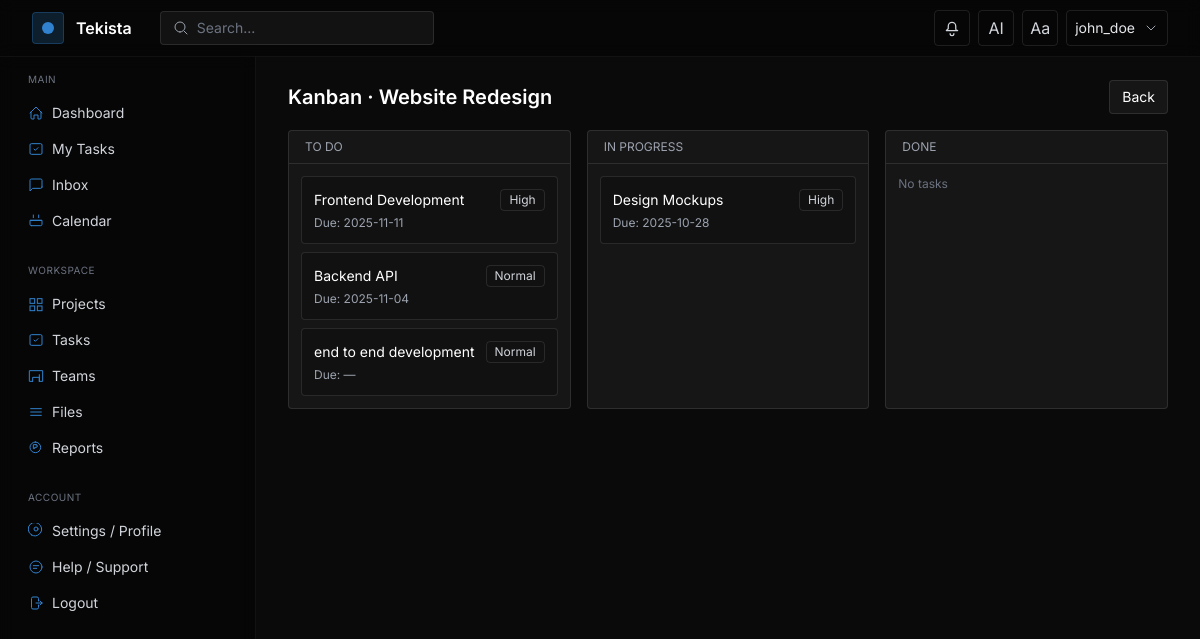
Screenshot of /projects/1/kanban (signed in) with the database file from the repository.
### models.py (models this page shows, shortened)
class User(UserMixin, db.Model):
    __tablename__ = "user"
    id = db.Column(db.Integer, primary_key=True)
    username = db.Column(db.String(80), unique=True, nullable=False)
    email = db.Column(db.String(120), unique=True, nullable=False)
    password_hash = db.Column(db.String(128), nullable=False)
    organization_id = db.Column(db.Integer, db.ForeignKey('organization.id'), nullable=True)
    role_id = db.Column(db.Integer, db.ForeignKey('role.id'), nullable=True)
    custom_role_id = db.Column(db.Integer, db.ForeignKey('custom_role.id'), nullable=True)
    api_token = db.Column(db.String(128), unique=True, index=True, nullable=True)
    token_expiration = db.Column(db.DateTime, nullable=True)
    created_at = db.Column(db.DateTime, default=datetime.utcnow)
    current_workload = db.Column(db.Float, default=0.0)  # 0..100
    availability = db.Column(db.String(20), default='Available')  # Available|Busy|In a Meeting|On a Break|Out of Office
    role = db.relationship('Role')
    projects = db.relationship('Project', secondary=project_users, back_populates='users')
    tasks = db.relationship('Task', secondary=task_assignees, back_populates='assignees')

class Project(db.Model):
    __tablename__ = "project"
    id = db.Column(db.Integer, primary_key=True)
    title = db.Column(db.String(150), nullable=False)
    description = db.Column(db.Text)
    deadline = db.Column(db.Date)
    organization_id = db.Column(db.Integer, db.ForeignKey('organization.id'), nullable=True)
    created_at = db.Column(db.DateTime, default=datetime.utcnow)
    users = db.relationship('User', secondary=project_users, back_populates='projects')
    tasks = db.relationship('Task', back_populates='project', cascade='all, delete-orphan')

class Task(db.Model):
    __tablename__ = "task"
    id = db.Column(db.Integer, primary_key=True)
    title = db.Column(db.String(150), nullable=False)
    description = db.Column(db.Text)
    due_date = db.Column(db.Date)
    priority = db.Column(db.String(20), default='Normal')  # Critical, High, Normal, Low
    estimated_hours = db.Column(db.Float, default=4.0)
    status = db.Column(db.String(30), default='To Do')
    created_at = db.Column(db.DateTime, default=datetime.utcnow)
    parent_id = db.Column(db.Integer, db.ForeignKey('task.id'), nullable=True)
    subtasks = db.relationship('Task', backref=db.backref('parent', remote_side=[id]))
    recurrence_rule = db.Column(db.String(200), nullable=True)
    recurrence_end = db.Column(db.Date, nullable=True)
    is_template = db.Column(db.Boolean, default=False)
    template_name = db.Column(db.String(120), nullable=True)
    project_id = db.Column(db.Integer, db.ForeignKey('project.id'))
    project = db.relationship('Project', back_populates='tasks')
    assignees = db.relationship('User', secondary=task_assignees, back_populates='tasks')
    predecessors = db.relationship(
        'Task',
        secondary=task_dependencies,
        primaryjoin=id==task_dependencies.c.successor_id,
        secondaryjoin=id==task_dependencies.c.predecessor_id,
        backref='successors'
    )
    comments = db.relationship('Comment', back_populates='task', cascade='all, delete-orphan')

### projects/routes.py (the view)
@projects_bp.route('/<int:project_id>/kanban')
@login_required
def project_kanban(project_id):
    project = Project.query.get_or_404(project_id)
    columns = {
        'To Do': [],
        'In Progress': [],
        'Done': []
    }
    for t in project.tasks:
        columns.setdefault(t.status, []).append(t)
    return render_template('projects/kanban.html', project=project, columns=columns)

### templates/projects/kanban.html (shortened to what this page needs)
{% extends 'layouts/app.html' %}
{% block content %}
<div>
  <div class="flex items-center justify-between mb-4">
    <h1 class="text-xl font-semibold text-white">Kanban · {{ project.title }}</h1>
    <a href="{{ url_for('projects.project_detail', project_id=project.id) }}" class="px-3 py-1.5 rounded border border-white/10 bg-white/5 text-sm text-white hover:bg-white/10">Back</a>
  </div>
  <div class="grid grid-cols-1 md:grid-cols-3 gap-4">
    {% for status, tasks in columns.items() %}
    <div class="rounded border border-white/10 bg-white/5">
      <div class="px-4 py-2 text-xs uppercase text-gray-400 border-b border-white/10">{{ status }}</div>
      <div class="p-3 space-y-2" data-status="{{ status }}">
        {% for t in tasks %}
        <div class="rounded border border-white/10 bg-black/20 hover:bg-white/10 transition-colors p-3" data-task-id="{{ t.id }}" draggable="true">
          <div class="flex items-center justify-between">
            <div class="text-sm text-white truncate">{{ t.title }}</div>
            <span class="text-xs px-2 py-0.5 rounded border border-white/10 text-gray-300">{{ t.priority }}</span>
          </div>
          <div class="text-xs text-gray-400 mt-1">Due: {{ t.due_date or '—' }}</div>
        </div>
        {% else %}
        <div class="text-xs text-gray-500">No tasks</div>
        {% endfor %}
      </div>
    </div>
    {% endfor %}
  </div>
</div>
{% endblock %}

### templates/layouts/app.html (shortened to what this page needs)
<!DOCTYPE html>
<html lang="en" class="dark" data-theme="dark">
<head>
  <script src="https://cdn.tailwindcss.com"></script>
</head>
<body class="bg-bg text-gray-200 font-sans min-h-screen">
  <header class="fixed top-0 left-0 right-0 z-40 border-b border-white/5 bg-black/40 backdrop-blur">
    <div class="max-w-7xl mx-auto px-4 sm:px-6 lg:px-8 h-14 flex items-center justify-between">
      <div class="flex items-center gap-3">
        <div class="w-8 h-8 rounded bg-accent/20 border border-accent/30 flex items-center justify-center">
          <div class="w-3 h-3 rounded-full bg-accent"></div>
        </div>
        <a href="{{ url_for('projects.list_projects') }}" class="text-white font-semibold">Tekista</a>
        <div class="hidden md:flex items-center ml-4">
          <div class="flex items-center gap-2 bg-white/5 border border-white/10 rounded px-3 py-1.5">
            <svg class="w-4 h-4 text-gray-400" viewBox="0 0 24 24" fill="none" stroke="currentColor"><path stroke-linecap="round" stroke-linejoin="round" stroke-width="1.5" d="M21 21l-4.35-4.35M10.5 18a7.5 7.5 0 1 1 0-15 7.5 7.5 0 0 1 0 15z"/></svg>
            <input id="globalSearch" type="text" placeholder="Search..." class="bg-transparent outline-none text-sm text-gray-200 placeholder-gray-500 w-56">
          </div>
        </div>
      </div>
      <div class="flex items-center gap-2">
        <div class="relative">
          <button id="notifBell" class="relative inline-flex items-center justify-center w-9 h-9 rounded border border-white/10 text-gray-300 hover:text-white hover:border-white/20">
            <svg class="w-5 h-5" viewBox="0 0 24 24" fill="none" stroke="currentColor"><path stroke-linecap="round" stroke-linejoin="round" stroke-width="1.5" d="M14.25 18.75a2.25 2.25 0 1 1-4.5 0m9-3.75H5.25l1.318-1.318A2.25 2.25 0 0 0 7.5 12.84V9.75a4.5 4.5 0 0 1 9 0v3.09c0 .597.237 1.17.659 1.592L18.75 15z"/></svg>
          </button>
        </div>
        <a href="{{ url_for('ai_assistant') }}" class="inline-flex items-center justify-center w-9 h-9 rounded border border-white/10 text-gray-300 hover:text-white hover:border-white/20">AI</a>
        <button id="themeToggle" class="inline-flex items-center justify-center w-9 h-9 rounded border border-white/10 text-gray-300 hover:text-white hover:border-white/20">Aa</button>
        {% if current_user.is_authenticated %}
        <div class="relative">
          <button id="profileBtn" class="inline-flex items-center gap-2 px-2 h-9 rounded border border-white/10 hover:border-white/20">
            <span class="text-sm text-gray-200">{{ current_user.username }}</span>
            <svg class="w-4 h-4 text-gray-400" viewBox="0 0 24 24" fill="none" stroke="currentColor"><path stroke-linecap="round" stroke-linejoin="round" stroke-width="1.5" d="M6 9l6 6 6-6"/></svg>
          </button>
        </div>
        {% else %}
        <a href="{{ url_for('auth.login') }}" class="text-sm text-gray-300 hover:text-white px-3 py-2">Login</a>
        {% endif %}
      </div>
    </div>
  </header>
  <div class="pt-14 flex">
    <aside id="sidebar" class="hidden md:block w-64 shrink-0 h-[calc(100vh-56px)] sticky top-14 border-r border-white/5 bg-black/40 backdrop-blur">
      <nav class="p-4 space-y-6">
        <div>
          <div class="px-3 mb-2 text-[10px] uppercase tracking-wider text-gray-500">Main</div>
          <a href="{{ url_for('index') }}" class="flex items-center gap-2 px-3 py-2 rounded text-sm text-gray-300 hover:text-white hover:bg-white/5">
            <svg class="w-4 h-4 text-accent" viewBox="0 0 24 24" fill="none" stroke="currentColor"><path stroke-linecap="round" stroke-linejoin="round" stroke-width="1.5" d="M3 12l9-9 9 9M4.5 10.5v9a1.5 1.5 0 001.5 1.5H9v-6h6v6h3a1.5 1.5 0 001.5-1.5v-9"/></svg>
            <span>Dashboard</span>
          </a>
          <a href="{{ url_for('tasks.list_tasks') }}?assignee={{ current_user.id if current_user.is_authenticated else '' }}" class="flex items-center gap-2 px-3 py-2 rounded text-sm text-gray-300 hover:text-white hover:bg-white/5">
            <svg class="w-4 h-4 text-accent" viewBox="0 0 24 24" fill="none" stroke="currentColor"><path stroke-linecap="round" stroke-linejoin="round" stroke-width="1.5" d="M9 12l2 2 4-4"/><rect x="3" y="4" width="18" height="16" rx="2" ry="2" stroke-width="1.5"/></svg>
            <span>My Tasks</span>
          </a>
          <a href="{{ url_for('inbox') }}" class="flex items-center gap-2 px-3 py-2 rounded text-sm text-gray-300 hover:text-white hover:bg-white/5">
            <svg class="w-4 h-4 text-accent" viewBox="0 0 24 24" fill="none" stroke="currentColor"><path stroke-linecap="round" stroke-linejoin="round" stroke-width="1.5" d="M21 15a2 2 0 01-2 2H7l-4 4V5a2 2 0 012-2h14a2 2 0 012 2v10z"/></svg>
            <span>Inbox</span>
          </a>
          <a href="{{ url_for('calendar') }}" class="flex items-center gap-2 px-3 py-2 rounded text-sm text-gray-300 hover:text-white hover:bg-white/5">
            <svg class="w-4 h-4 text-accent" viewBox="0 0 24 24" fill="none" stroke="currentColor"><path stroke-linecap="round" stroke-linejoin="round" stroke-width="1.5" d="M8 7V3m8 4V3M4 11h16M5 19h14a2 2 0 002-2v-6H3v6a2 2 0 002 2z"/></svg>
            <span>Calendar</span>
          </a>
        </div>
        <div>
          <div class="px-3 mb-2 text-[10px] uppercase tracking-wider text-gray-500">Workspace</div>
          <a href="{{ url_for('projects.list_projects') }}" class="flex items-center gap-2 px-3 py-2 rounded text-sm text-gray-300 hover:text-white hover:bg-white/5">
            <span>Projects</span>
          </a>
          <a href="{{ url_for('tasks.list_tasks') }}" class="flex items-center gap-2 px-3 py-2 rounded text-sm text-gray-300 hover:text-white hover:bg-white/5">
            <svg class="w-4 h-4 text-accent" viewBox="0 0 24 24" fill="none" stroke="currentColor"><path stroke-linecap="round" stroke-linejoin="round" stroke-width="1.5" d="M9 12l2 2 4-4"/><rect x="3" y="4" width="18" height="16" rx="2" ry="2" stroke-width="1.5"/></svg>
            <span>Tasks</span>
          </a>
          <a href="{{ url_for('teams') }}" class="flex items-center gap-2 px-3 py-2 rounded text-sm text-gray-300 hover:text-white hover:bg-white/5">
            <svg class="w-4 h-4 text-accent" viewBox="0 0 24 24" fill="none" stroke="currentColor"><path stroke-linecap="round" stroke-linejoin="round" stroke-width="1.5" d="M17 20h5V4H2v16h5m10 0V10M7 20v-6h10v6"/></svg>
            <span>Teams</span>
          </a>
          <a href="{{ url_for('files') }}" class="flex items-center gap-2 px-3 py-2 rounded text-sm text-gray-300 hover:text-white hover:bg-white/5">
            <svg class="w-4 h-4 text-accent" viewBox="0 0 24 24" fill="none" stroke="currentColor"><path stroke-linecap="round" stroke-linejoin="round" stroke-width="1.5" d="M4 7h16M4 12h16M4 17h16"/></svg>
            <span>Files</span>
          </a>
          <a href="{{ url_for('reports') }}" class="flex items-center gap-2 px-3 py-2 rounded text-sm text-gray-300 hover:text-white hover:bg-white/5">
            <svg class="w-4 h-4 text-accent" viewBox="0 0 24 24" fill="none" stroke="currentColor"><path stroke-linecap="round" stroke-linejoin="round" stroke-width="1.5" d="M11 3a8 8 0 100 16 8 8 0 000-16zm1 4H8v6h2v-2h2a2 2 0 100-4z"/></svg>
            <span>Reports</span>
          </a>
        </div>
        <div class="mt-auto">
          <div class="px-3 mb-2 text-[10px] uppercase tracking-wider text-gray-500">Account</div>
          <a href="{{ url_for('settings') }}" class="flex items-center gap-2 px-3 py-2 rounded text-sm text-gray-300 hover:text-white hover:bg-white/5">
            <span>Settings / Profile</span>
          </a>
          <a href="{{ url_for('help') }}" class="flex items-center gap-2 px-3 py-2 rounded text-sm text-gray-300 hover:text-white hover:bg-white/5">
            <svg class="w-4 h-4 text-accent" viewBox="0 0 24 24" fill="none" stroke="currentColor"><path stroke-linecap="round" stroke-linejoin="round" stroke-width="1.5" d="M8 10h8M8 14h5M21 12a9 9 0 11-18 0 9 9 0 0118 0z"/></svg>
            <span>Help / Support</span>
          </a>
          {% if current_user.is_authenticated %}
          <a href="{{ url_for('auth.logout') }}" class="flex items-center gap-2 px-3 py-2 rounded text-sm text-gray-300 hover:text-white hover:bg-white/5">
            <svg class="w-4 h-4 text-accent" viewBox="0 0 24 24" fill="none" stroke="currentColor"><path stroke-linecap="round" stroke-linejoin="round" stroke-width="1.5" d="M15.75 9V5.25A2.25 2.25 0 0013.5 3h-6A2.25 2.25 0 005.25 5.25v13.5A2.25 2.25 0 007.5 21h6a2.25 2.25 0 002.25-2.25V15M12 12h9m0 0l-3 3m3-3l-3-3"/></svg>
            <span>Logout</span>
          </a>
          {% endif %}
        </div>
      </nav>
    </aside>
    <main class="flex-1 min-w-0">
      <div class="max-w-7xl mx-auto px-4 sm:px-6 lg:px-8 py-6">
        {% block content %}{% endblock %}
      </div>
    </main>
  </div>
</body>
</html>

### templates/layouts/app.html (style rules this page uses)
:root { --accent: #3182CE; }
html, body { height: 100%; }

### rows the page displays
User: username "john_doe"
Project: title "Website Redesign"
Task: title "Frontend Development", priority "High", due_date "2025-11-11"
Task: title "Backend API", priority "Normal", due_date "2025-11-04"
Task: title "end to end development", priority "Normal", due_date "—"
Task: title "Design Mockups", priority "High", due_date "2025-10-28"

### other values shown
{{ status }} "TO DO" "IN PROGRESS" "DONE"
